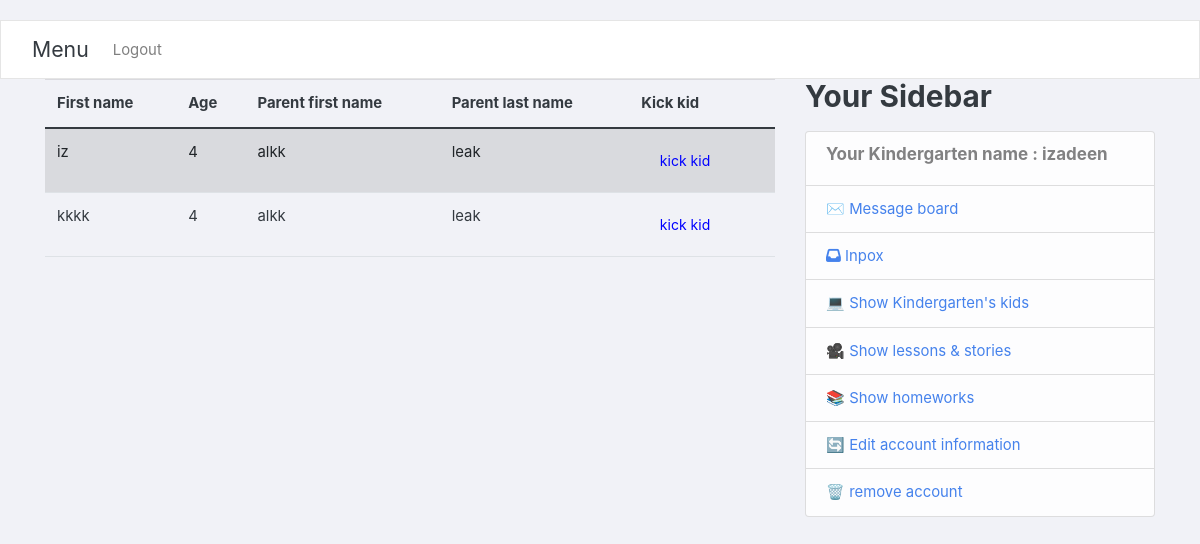
Page /show_kindergarten_kids/ (signed in) on the committed database.
### users/models.py (models this page shows, shortened)
class Kid(User):
    age=models.IntegerField()
    myParent=models.ForeignKey(Parent,on_delete=models.CASCADE)
    garten=models.ForeignKey(Kindergarten, blank=True, null=True,on_delete=models.SET_NULL)
    class Meta:
        verbose_name_plural = "Kid"

class Kindergarten(models.Model):
    seatLimit=models.IntegerField()
    name=models.CharField(max_length=100,primary_key=True)
    myTeacher = models.OneToOneField(Teacher,  on_delete=models.CASCADE, primary_key=False)

### users/views.py (the view)
# urls.py: path('show_kindergarten_kids/',user_views.show_kindergarten_kids,name='show_kindergarten_kids'),
@login_required
def show_kindergarten_kids(req):
    garten=Kindergarten.objects.filter(myTeacher=req.user).first()
    kids=garten.kid_set.all()
    return render(req,'users/show_kindergarten_kids.html',{'kids':kids})

### users/myapp_tags.py (called while the page is built)
@register.simple_tag
def get_model1_object(user):
    parent=Parent.objects.filter(username=user.username).first()
    teacher=Teacher.objects.filter(username=user.username).first()
    kid=Kid.objects.filter(username=user.username).first()
    ans=[]
    if parent:
        ans.append(True)
    else:
        ans.append(False)
    HaveGarten = False
    if teacher:
        try:
            Garten=Kindergarten.objects.get(myTeacher=teacher)
        except:
            HaveGarten = False
        else:
            HaveGarten = Garten.name
        ans.append(True)
    else:
        ans.append(False)
    if kid:
        ans.append(True)
    else:
        ans.append(False)
    ans.append(HaveGarten)
    return ans

### users/templates/users/show_kindergarten_kids.html
{% extends "users/base.html" %}
{% block content %}
<table class="table table-striped">
<thead>
    <tr>
        <th scope="col">First name </th>
        <th scope="col">Age </th>
        <th scope="col">Parent first name </th>
        <th scope="col">Parent last name </th>
        <th scope="col">Kick kid</th>
    </tr>
</thead>
<tbody>
{% for kid in kids %}
<tr>
    <td>{{kid.first_name}}</td>
    <td>{{kid.age}}</td>
    <td>{{kid.myParent.first_name}}</td>
    <td>{{kid.myParent.last_name}}</td>
    <td>
        <a  href="{% url 'kick_kid' username=kid.username %}" style="color:blue" class="btn">kick kid</a>
    </td>
</tr>
 {%endfor%}
 </tbody>
</table>
{%endblock%}

### users/templates/users/base.html (shortened to what this page needs)
{% load static %}
{% load get_model1_object from myapp_tags %}
<!DOCTYPE html>
<html lang="en">
<head>
    <link href="https://cdn.jsdelivr.net/npm/bootstrap@5.0.0-beta2/dist/css/bootstrap.min.css" rel="stylesheet">
    <link rel="stylesheet" href="{% static 'users\bootstrap.css' %}">
    <link rel="stylesheet" href="{% static 'users\style.css' %}">
    </head>
<body>
    <nav class="navbar navbar-expand-lg navbar-light bg-light">
        <div class="container-fluid">
          <a class="navbar-brand" href="#">Menu</a>
          <div class="collapse navbar-collapse" id="navbarNav">
            <ul class="navbar-nav">
                {% if user.is_authenticated %}
                     {% get_model1_object user as ans %}
                <li class="nav-item">
                <a class="nav-item nav-link" href="{% url 'logout' %}">Logout</a>
              </li>
                {% endif %}
            </ul>
          </div>
        </div>
      </nav>
      <main role="main" class="container">
        <div class="row">
          <div class="col-md-8">
            {% block content %}{% endblock %}
          </div>
          {% if user.is_authenticated %}
          <div class="col-md-4">
            <div class="content-section">
              <h3>Your Sidebar</h3>
              <p class='text-muted'>
                <ul class="list-group">
                      {% if ans.1 %}
                        {% if ans.3 %}
                        <li class="list-group-item list-group-item-light">     <h6> Your Kindergarten name : {{ans.3}}</h6> </li>
                        <li class="list-group-item list-group-item-light">  <a href="{% url 'home'%}">&#x2709; Message board </a> </li>
                        <li class="list-group-item list-group-item-light">    <a href="{% url 'teacher_inpox'%}"><i class="fa fa-inbox"></i> Inpox</a> </li>
                        <li class="list-group-item list-group-item-light"> <a href="{% url 'show_kindergarten_kids'%}">&#128187; Show Kindergarten's kids</a> </li>
                        <li class="list-group-item list-group-item-light">  <a href="{% url 'KinderGartenHome'%}">&#127909; Show  lessons & stories</a> </li>
                        <li class="list-group-item list-group-item-light">  <a href="{% url 'show_teacher_homeworks'%}">&#128218; Show  homeworks</a> </li>
                        <li class="list-group-item list-group-item-light">  <a href="{% url 'Teatcher_Edit_info'%}">&#128260; Edit account information</a> </li>
                        {% else %}
                          <li class="list-group-item list-group-item-light">     <a href="{% url 'Kindergarten_register'%}">&#10133; Create my Kindergarten</a> </li>
                        {%endif%}
                        <li class="list-group-item list-group-item-light">    <a href="{% url 'delete_teacher'%}">&#128465;&#65039; remove  account</a> </li>
                  {%endif%}
                </ul>
              </p>
            </div>
          </div>
          {%endif%}
        </div>
      </main>
	<link rel="stylesheet" href="https://cdnjs.cloudflare.com/ajax/libs/font-awesome/4.7.0/css/font-awesome.min.css">
</body>
</html>

### users/static/users/style.css (style rules this page uses)
body { margin-top:20px; background: #f1f2f7; }
ul li { list-style: none; }

### rows in the picture
Kid: first_name "iz", age "4", myParent.first_name "alkk", myParent.last_name "leak"
Kid: first_name "kkkk", age "4", myParent.first_name "alkk", myParent.last_name "leak"
Kindergarten: name "izadeen"
